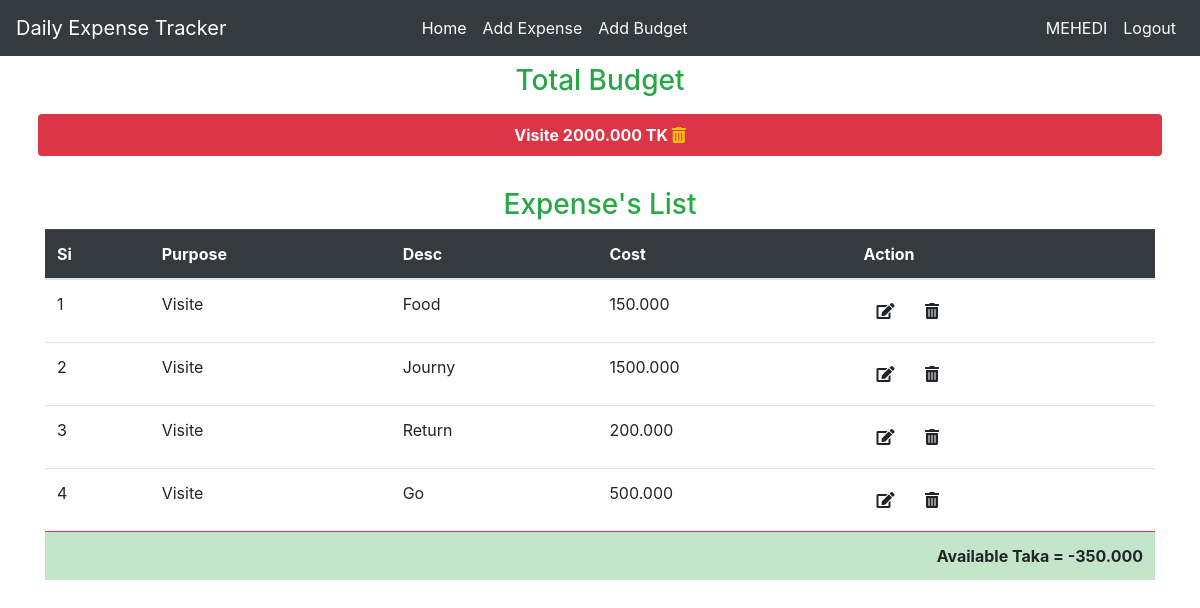
Screenshot of / (signed in) with the database file from the repository.
### Budget/models.py (models this page shows, shortened)
class Asset(models.Model):
    user = models.ForeignKey(User,on_delete=models.CASCADE,default=1)
    purpose = models.CharField(max_length=100)
    totalamount = models.DecimalField(max_digits=1000,decimal_places=3)
    date = models.DateTimeField(auto_now_add=True)

class Cost(models.Model):
    user = models.ForeignKey(User,on_delete=models.CASCADE,default=1)
    asset = models.ForeignKey(Asset,on_delete=models.CASCADE)
    description = models.CharField(max_length=100)
    amount = models.DecimalField(max_digits=1000,decimal_places=3)
    date = models.DateTimeField(auto_now_add=True)

### Budget/views.py (the view)
# urls.py: path('',Home.as_view(),name='home'),
class Home(LoginRequiredMixin,View):
    login_url = '/login/'
    def get(self,request):
        context = {}
        costobj = Cost.objects.filter(user=request.user).order_by('asset')
        assetobj = Asset.objects.filter(user=request.user).order_by('purpose')
        context['costs'] = costobj
        context['assets'] = assetobj
        asub = {}
        for costs in costobj:
            sub = costs.amount
            print('All Asset Data')
            print(costs.asset.id,end=' ')
            print(costs.asset.purpose,end=' ')
            print(costs.asset.totalamount,end=' ')
            print(costs.asset.date)
            print('All Cost Data')
            print(costs.id,end=' ')
            print(costs.description,end=' ')
            print(costs.amount)
            print('===================')
            if costs.asset.id in asub.keys():
                asub[costs.asset.id] = asub[costs.asset.id]-costs.amount
            else:
                asub[costs.asset.id] = costs.asset.totalamount
                asub[costs.asset.id] = asub[costs.asset.id]-costs.amount
            print('Now avialable',asub[costs.asset.id])
        print('After Substration:',asub)
        context['ailables'] = asub
        purposes = {}
        for assetobjs in assetobj:
            purposes[assetobjs.purpose] = assetobjs.totalamount
        print("My assetobj:",purposes)
        context['purposes'] = purposes
        return render(request,'index.html',context)

### templates/index.html (shortened to what this page needs)
{% extends 'base.html' %}
{% block content %}
  <div class="container">
      <h3 class="text-center text-success">Total Budget</h3>
      <div class="row">
        {% for asset in assets %}
        <a class="btn col bg-danger m-2 p-2 text-light font-weight-bold" href="{% url 'deleteasset' asset.id %}">{{ asset.purpose}} {{ asset.totalamount}} TK <i class='fas fa-trash-alt text-warning'></i></a>
        {% endfor %}
      </div>
    </div>
  <div class="container">
    <h3 class="text-center text-success mt-4">Expense's List</h3>
    <table class="table">
        <thead class=" table-dark">
            <tr>
                <th>Si</th>
                <th>Purpose</th>
                <th>Desc</th>
                <th>Cost</th>
                <th>Action</th>
            </tr>
        </thead>
        <tbody>
            {% for key,value in ailables.items %}
                {% for cost in costs %}
                    {% if cost.asset.id == key %}
                        <tr>
                            <td scope="row">{{forloop.counter}}</td>
                            <td scope="row">{{cost.asset.purpose}}</td>
                            <td scope="row">{{cost.description}}</td>
                            <td scope="row">{{cost.amount}}</td>
                            <td scope="row">
                                <a class="btn" href="{% url 'updatecost' cost.id %}"><i class='fas fa-edit'></i></a>
                                <a class="btn" href="{% url 'deletecost' cost.id %}"><i class='fas fa-trash-alt'></i></a>
                            </td>
                        </tr>
                        {% endif %}
                {% endfor %}
                    <tr>
                        <td class="text-right table-success border-danger font-weight-bold" scope="row" colspan="5" >{{ purpose }} Available Taka = {{value}}</td>
                    </tr>
            {% endfor %}
        </tbody>
    </table>
  </div>
{% endblock %}

### templates/navbar.html (shortened to what this page needs)
<nav class="navbar navbar-expand-sm navbar-dark bg-dark mb-2">
    <a class="navbar-brand" href="{% url 'home' %}">Daily Expense Tracker</a>
    <div class="collapse navbar-collapse" id="collapsibleNavId">
      <ul class="navbar-nav mx-auto mt-2 mt-lg-0">
        <li class="nav-item active">
          <a class="nav-link" href="{% url 'home' %}">Home <span class="sr-only">(current)</span></a>
        </li>
        {% if request.user.is_authenticated %}
        <li class="nav-item">
          <a class="nav-link text-light" href="{% url 'addcost' %}">Add Expense</a>
        </li>
        <li class="nav-item">
          <a class="nav-link text-light" href="{% url 'addasset' %}">Add Budget</a>
        </li>
        {% endif %}
      </ul>
      <ul class="navbar-nav ml-auto mt-2 mt-lg-0">
        {% if request.user.is_authenticated %}
        <li class="nav-item active">
          <a class="nav-link" href="{% url 'home' %}">{{ user.username | upper}} <span class="sr-only">(current)</span></a>
        </li>
        <li class="nav-item">
          <a class="nav-link text-light" href="{% url 'logout' %}">Logout</a>
        </li>
        {% endif %}
      </ul>
    </div>
  </nav>

### rows the page displays
Asset: purpose "Visite", totalamount "2000.000"
Cost: asset.purpose "Visite", description "Food", amount "150.000"
Cost: asset.purpose "Visite", description "Journy", amount "1500.000"
Cost: asset.purpose "Visite", description "Return", amount "200.000"
Cost: asset.purpose "Visite", description "Go", amount "500.000"

### other values shown
{{ user.username | upper }} "MEHEDI"
{{ value }} "-350.000"
